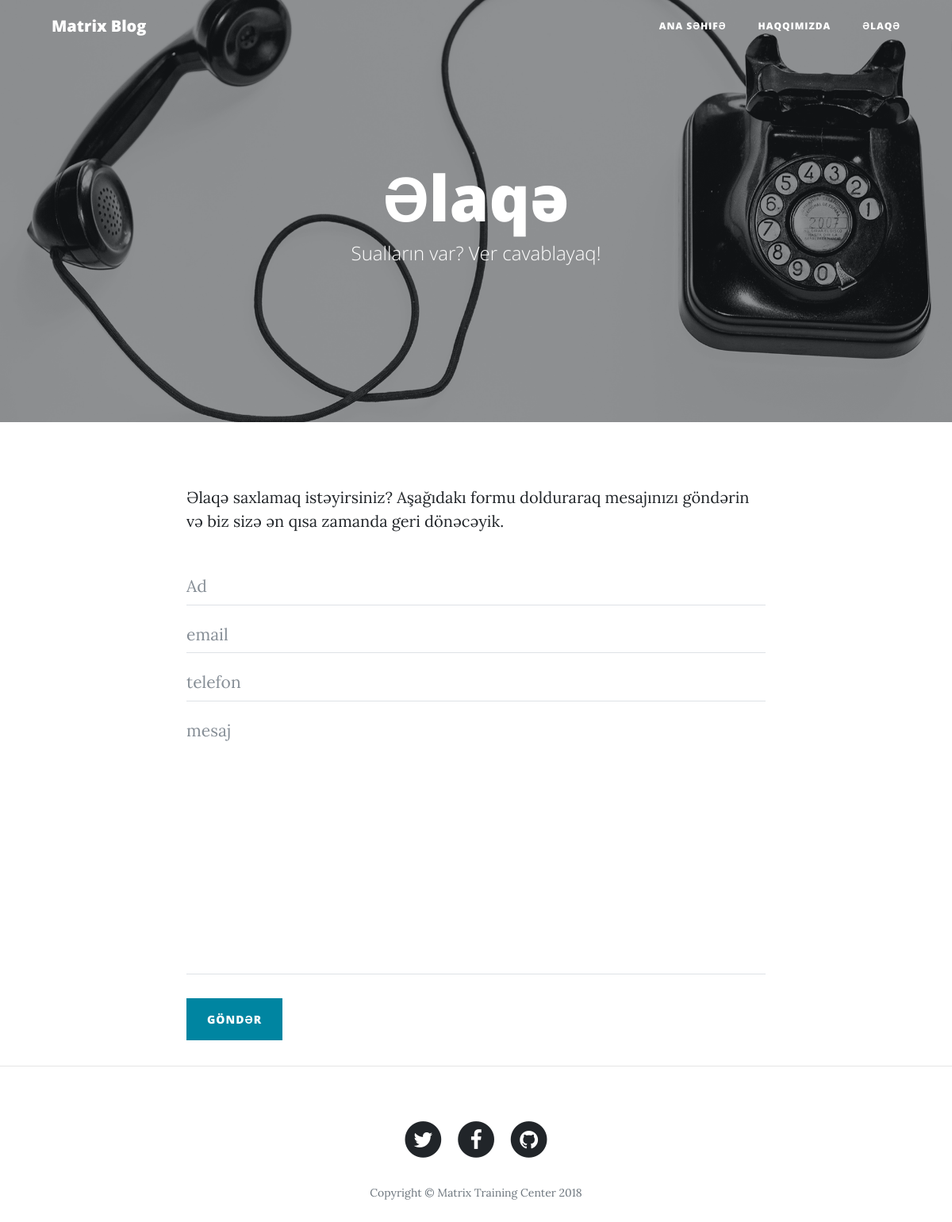
Page /contact/ on the committed database.
### matrix_app/models.py (models this page shows, shortened)
class Menu(models.Model):
    name = models.CharField(max_length=50)
    url = models.URLField(null=True)
    order = models.IntegerField(default=0)
    class Meta:
        verbose_name = "Menyu"
        verbose_name_plural = "Menyular"
        ordering = ('order',)

class SocialMedia(models.Model):
    name = models.CharField(max_length=100, blank=True)
    icon = models.CharField(max_length=200)
    url = models.URLField(blank=True, null=True)
    class Meta:
        verbose_name = "Sosial şəbəkə"
        verbose_name_plural = "Sosial şəbəkələr"

### matrix_app/views.py (the view)
# urls.py: path('contact/', ContactPageView, name='contact'),
def ContactPageView(request):
    content = base_data
    form = ContactForm()
    if request.method == 'POST':
        form = ContactForm(request.POST)
        if form.is_valid():
            form.save()
            messages.success(request, "Mesajiniz ugurla gonderildi. Tesekkur edirik!")
            return redirect('contact')
        else:
            content['form'] = form
            return render(request, 'contact.html', content)
    else:
        content['form'] = form
        return render(request, 'contact.html', content)

### matrix_app/forms.py
class ContactForm(forms.ModelForm):
    class Meta:
        model = Contact
        fields = ['name', 'email', 'phone', 'message']
        widgets = {
            'name': forms.TextInput(attrs={'placeholder': 'Ad', 'required':False}),
            'email': forms.EmailInput(attrs={'placeholder': 'email'}),
            'phone': forms.TextInput(attrs={'placeholder': 'telefon'}),
            'message': forms.Textarea(attrs={'placeholder': 'mesaj'}),
        }

### matrix_app/templates/contact.html (shortened to what this page needs)
{% extends 'base.html' %}
{% load widget_tweaks %}
{% block content %}
    {% load static %}
    <header class="masthead" style="background-image: url('{% static 'img/contact-bg.jpg' %}')">
        <div class="overlay"></div>
        <div class="container">
            <div class="row">
                <div class="col-lg-8 col-md-10 mx-auto">
                    <div class="page-heading">
                        <h1>Əlaqə</h1>
                        <span class="subheading">Sualların var? Ver cavablayaq!</span>
                    </div>
                </div>
            </div>
        </div>
    </header>
    <div class="container">
        <div class="row">
            <div class="col-lg-8 col-md-10 mx-auto">
                <p>Əlaqə saxlamaq istəyirsiniz? Aşağıdakı formu dolduraraq mesajınızı göndərin və biz sizə ən qısa
                    zamanda geri dönəcəyik.</p>
                <form name="sentMessage" id="contactForm" method="post" enctype="multipart/form-data">
                    {% for field in form %}
                        <div class="control-group">
                            <div class="form-group floating-label-form-group controls">
                                {{ field|add_class:"form-control" }}
                            </div>
                        </div>
                    {% endfor %}
                    <br>
                    <div class="form-group">
                        <button type="submit" class="btn btn-primary" id="sendMessageButton">Göndər</button>
                    </div>
                </form>
            </div>
        </div>
    </div>
    <hr>
{% endblock %}

### matrix_app/templates/base.html (shortened to what this page needs)
{% load static %}
<!DOCTYPE html>
<html lang="en">
<head>
    <link href="{% static '/vendor/bootstrap/css/bootstrap.min.css' %}" rel="stylesheet">
    <link href="{% static '/vendor/font-awesome/css/font-awesome.min.css' %}" rel="stylesheet" type="text/css">
    <link href="{% static '/css/clean-blog.min.css' %}" rel="stylesheet">
</head>
<body>
<nav class="navbar navbar-expand-lg navbar-light fixed-top" id="mainNav">
    <div class="container">
        <a class="navbar-brand" href="{% url 'index' %}">Matrix Blog</a>
        <div class="collapse navbar-collapse" id="navbarResponsive">
            <ul class="navbar-nav ml-auto">
                {% for menu in menus %}
                    <li class="nav-item">
                        <a class="nav-link" href="{{ menu.url }}">{{ menu.name }}</a>
                    </li>
                {% endfor %}
            </ul>
        </div>
    </div>
</nav>
{% block content %}
{% endblock %}
<footer>
    <div class="container">
        <div class="row">
            <div class="col-lg-8 col-md-10 mx-auto">
                <ul class="list-inline text-center">
                    {% for s in social %}
                        <li class="list-inline-item">
                            {% if s.url %}
                                <a href="{{ s.url }}">
                                    {{ s.icon|safe }}
                                </a>
                            {% endif %}
                        </li>
                    {% endfor %}
                </ul>
                <p class="copyright text-muted">Copyright &copy; Matrix Training Center 2018</p>
            </div>
        </div>
    </div>
</footer>
</body>
</html>

### rows in the picture
Menu: name "ANA SƏHIFƏ"
Menu: name "HAQQIMIZDA"
Menu: name "ƏLAQƏ"
